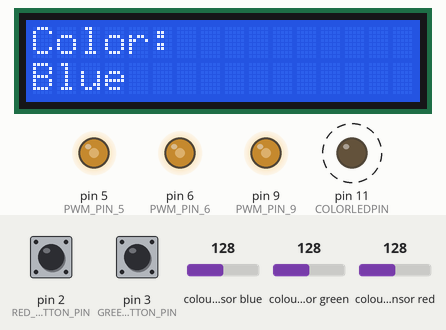
Bench run of a sketch on a simulated Arduino Uno, built with avr-gcc and run on an emulated ATmega328P. Parts: 16×2 character LCD, output pins drawn as LEDs (lit = HIGH). Dashed ring = blinking. Inputs (shaded band) come from the test bench; at power-on: colour sensor blue 128, pin 2 (RED_BUTTON_PIN) HIGH, pin 3 (GREEN_BUTTON_PIN) HIGH, colour sensor red 128, colour sensor green 128. What the sketch prints to the serial monitor is not drawn.

Above: at 4.8 s.
5.6 s: colour sensor blue set to 5
At 7.29 s:
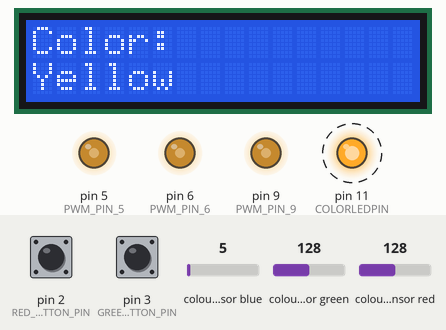
8.6 s: pin 2 (RED_BUTTON_PIN) pulled LOW for 0.2 s
At 9.17 s:
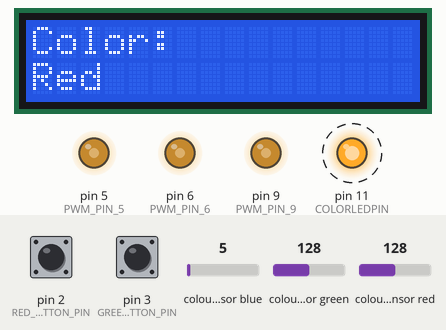
10.8 s: pin 3 (GREEN_BUTTON_PIN) pulled LOW for 0.2 s
At 11.04 s:
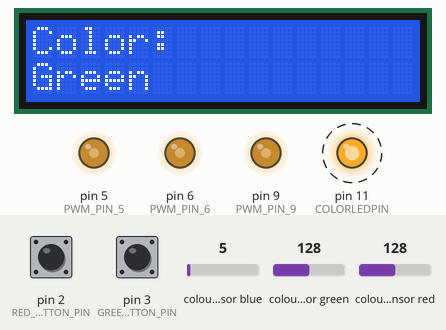
12.6 s: colour sensor red set to 250
At 13.86 s:
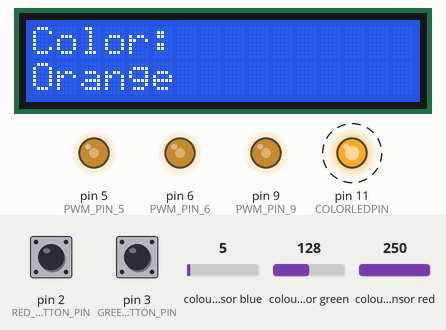
15.6 s: colour sensor green set to 250
At 17.3 s:
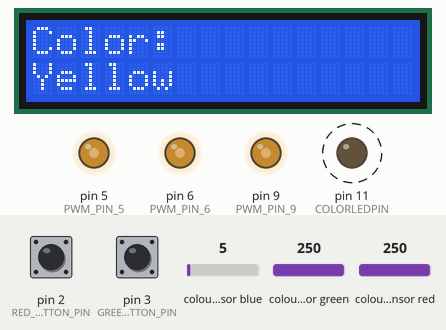
18.6 s: colour sensor blue set to 64
At 21.1 s:
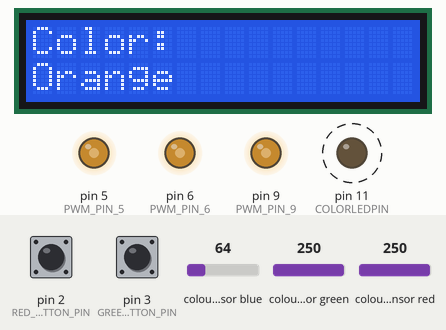
Timing chart, 0 to 22.6 s (numbered marks = the images above; inputs shaded):
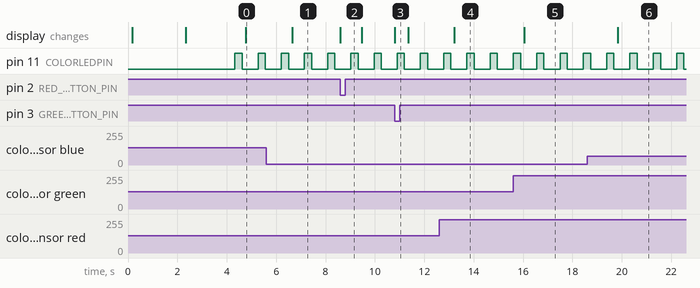

The sketch:

ColorSensor.ino
```cpp
#include <Arduino.h>
#include <Adafruit_TCS34725.h>
#include <LiquidCrystal.h>
#include <math.h>

// ============================================================================
// CONFIGURATION
// ============================================================================

// Uncomment to enable detailed debug output for color matching distances
#define COLOR_SENSOR_DEBUG

// Uncomment to enable tuning mode (prints all color readings, no LED control)
#define COLOR_SENSOR_TUNING

// Sensor integration time and gain settings
#define SENSOR_INTEGRATION_TIME TCS34725_INTEGRATIONTIME_614MS
#define SENSOR_GAIN TCS34725_GAIN_1X
#define COLORLEDPIN 11

// ============================================================================
// LCD 1602 DISPLAY CONFIGURATION
// ============================================================================

// LCD pin connections (parallel mode)
// Modify these pins to match your wiring
#define RS_PIN 13      // Register Select
#define EN_PIN 12      // Enable
#define D4_PIN 7      // Data line 4
#define D5_PIN 4       // Data line 5
#define D6_PIN 8       // Data line 6
#define D7_PIN 10       // Data line 7

// Initialize the LCD library with the pin numbers
LiquidCrystal lcd(RS_PIN, EN_PIN, D4_PIN, D5_PIN, D6_PIN, D7_PIN);

// ============================================================================
// BUTTON CONFIGURATION
// ============================================================================

#define RED_BUTTON_PIN 2      // Red button trigger pin
#define GREEN_BUTTON_PIN 3    // Green button trigger pin

// ============================================================================
// PWM CONFIGURATION
// ============================================================================

#define PWM_PIN_5 5           // PWM output pin 5
#define PWM_PIN_6 6           // PWM output pin 6
#define PWM_PIN_9 9           // PWM output pin 9
#define PWM_VALUE 127         // Half of max (255 / 2 = 127.5)

// ============================================================================
// COLOR SENSOR OBJECT
// ============================================================================

Adafruit_TCS34725 colorSensor(SENSOR_INTEGRATION_TIME, SENSOR_GAIN);

// ============================================================================
// COLOR DEFINITIONS
// ============================================================================

struct Color {
  uint8_t r;
  uint8_t g;
  uint8_t b;
};

struct ReferenceColor {
  const char* name;
  Color match;
};

// Reference colors for matching
// Calibrated colors from your testing
const ReferenceColor COLORS[] = {
    {
        .name = "Red",
        .match = {106, 60, 50},
    },
    {
        .name = "Green",
        .match = {60, 110, 60},
    },
    {
        .name = "Blue",
        .match = {100, 80, 60},
    },
    {
        .name = "Yellow",
        .match = {126, 80, 40},
    },
    {
        .name = "Orange",
        .match = {140, 70, 50},
    }
};

// ============================================================================
// INTERRUPT SERVICE ROUTINES
// ============================================================================

volatile unsigned long lastRedButtonTime = 0;
volatile unsigned long lastGreenButtonTime = 0;

/**
 * Interrupt handler for Red button (Pin 2)
 * Debounced to 50ms to prevent false triggers
 */
void redButtonISR() {
    unsigned long currentTime = millis();
    if (currentTime - lastRedButtonTime > 50) {
        lastRedButtonTime = currentTime;
        forceRedRead();
    }
}

/**
 * Interrupt handler for Green button (Pin 3)
 * Debounced to 50ms to prevent false triggers
 */
void greenButtonISR() {
    unsigned long currentTime = millis();
    if (currentTime - lastGreenButtonTime > 50) {
        lastGreenButtonTime = currentTime;
        forceGreenRead();
    }
}

/**
 * Force display of Red color
 */
void forceRedRead() {
    Serial.println("=== RED BUTTON PRESSED ===");
    displayOnLCD("Color:", "Red");
}

/**
 * Force display of Green color
 */
void forceGreenRead() {
    Serial.println("=== GREEN BUTTON PRESSED ===");
    displayOnLCD("Color:", "Green");
}

// ============================================================================
// HELPER FUNCTIONS
// ============================================================================

/**
 * Calculate Euclidean distance between two colors in RGB space
 * Used to determine which reference color is closest to the detected color
 */
float calculateEuclidianDistance(Color current, Color match) {
    float diffR = current.r - match.r;
    float diffG = current.g - match.g;
    float diffB = current.b - match.b;

    long sumOfSquares = (long)diffR * diffR + (long)diffG * diffG + (long)diffB * diffB;

    return sqrt(sumOfSquares);
}

/**
 * Print a color value to Serial in (R, G, B) format
 */
void debugColor(Color color) {
    Serial.print("(");
    Serial.print(color.r); Serial.print(", ");
    Serial.print(color.g); Serial.print(", ");
    Serial.print(color.b);
    Serial.println(")");
}

/**
 * Display text on LCD
 * Line 1 = top row, Line 2 = bottom row
 */
void displayOnLCD(const char* line1, const char* line2) {
    lcd.clear();
    lcd.setCursor(0, 0);
    lcd.print(line1);
    if (line2 != NULL) {
        lcd.setCursor(0, 1);
        lcd.print(line2);
    }
}

/**
 * Initialize PWM outputs on pins 5, 6, and 9 to half max value (127)
 */
void initializePWM() {
    pinMode(PWM_PIN_5, OUTPUT);
    pinMode(PWM_PIN_6, OUTPUT);
    pinMode(PWM_PIN_9, OUTPUT);

    analogWrite(PWM_PIN_5, PWM_VALUE);
    analogWrite(PWM_PIN_6, PWM_VALUE);
    analogWrite(PWM_PIN_9, PWM_VALUE);

    Serial.print("PWM initialized on pins 5, 6, 9 with value: ");
    Serial.println(PWM_VALUE);
}

/**
 * Read a single RGB color sample from the sensor
 * Returns a Color struct with 8-bit RGB values
 */
Color readColor() {
    float r, g, b;
    colorSensor.getRGB(&r, &g, &b);
    return {(uint8_t) round(r), (uint8_t) round(g), (uint8_t) round(b)};
}

/**
 * Read ambient light level (lux) from the sensor
 */
uint16_t readLux() {
    float r, g, b;
    colorSensor.getRGB(&r, &g, &b);
    return colorSensor.calculateLux(r, g, b);
}

// ============================================================================
// COLOR SENSOR MAIN FUNCTION
// ============================================================================

/**
 * Read color from sensor and display on LCD and Serial
 *
 * Process:
 * 1. Takes 5 sequential color readings with 10ms delays
 * 2. Averages the readings to reduce noise
 * 3. Compares against reference colors using Euclidean distance
 * 4. Displays the detected color on LCD
 * 5. Prints debug information to Serial
 */
void read() {
    digitalWrite(COLORLEDPIN, HIGH);

    // Take 5 samples with delays between each
    Color read1 = readColor();
    delay(10);
    Color read2 = readColor();
    delay(10);
    Color read3 = readColor();
    delay(10);
    Color read4 = readColor();
    delay(10);
    Color read5 = readColor();

    digitalWrite(COLORLEDPIN, LOW);

    // Average all 5 samples
    uint8_t red = (read1.r + read2.r + read3.r + read4.r + read5.r) / 5;
    uint8_t green = (read1.g + read2.g + read3.g + read4.g + read5.g) / 5;
    uint8_t blue = (read1.b + read2.b + read3.b + read4.b + read5.b) / 5;
    Color readFinal = {red, green, blue};

    Serial.print("Color sensor read: ");
    debugColor(readFinal);

    // Find closest matching color using Euclidean distance
    float lowestDistance = INFINITY;
    const char* closestColorName = "Unknown";

    for (ReferenceColor color : COLORS) {
        float distance = calculateEuclidianDistance(readFinal, color.match);
        if (distance < lowestDistance) {
            lowestDistance = distance;
            closestColorName = color.name;
        }

        #ifdef COLOR_SENSOR_DEBUG
        Serial.print("Distance from ");
        Serial.print(color.name);
        Serial.print(": ");
        Serial.println(distance);
        #endif
    }

    // Print detected color to Serial
    Serial.print("Detected Color: ");
    Serial.println(closestColorName);
    Serial.println("---");

    // Display detected color on LCD
    // Line 1: "Color:"
    // Line 2: The color name (e.g., "Red", "Green", etc.)
    char lcdLine1[16] = "Color:";
    char lcdLine2[16];

    // Copy color name to line 2, truncate to fit 16 characters
    strncpy(lcdLine2, closestColorName, 15);
    lcdLine2[15] = '\0';

    displayOnLCD(lcdLine1, lcdLine2);
}

// ============================================================================
// ARDUINO SETUP AND LOOP
// ============================================================================

void setup() {
    // Initialize Serial communication for debugging
    Serial.begin(9600);
    delay(100);

    // Initialize LCD display (16 columns, 2 rows)
    lcd.begin(16, 2);

    // Display startup message
    displayOnLCD("Color Sensor", "Initializing...");
    delay(2000);

    pinMode(COLORLEDPIN, OUTPUT);

    // Initialize button pins with pull-up resistors and attach interrupts
    pinMode(RED_BUTTON_PIN, INPUT_PULLUP);
    pinMode(GREEN_BUTTON_PIN, INPUT_PULLUP);
    attachInterrupt(digitalPinToInterrupt(RED_BUTTON_PIN), redButtonISR, FALLING);
    attachInterrupt(digitalPinToInterrupt(GREEN_BUTTON_PIN), greenButtonISR, FALLING);

    Serial.println("Starting Color Sensor Sketch...");
    Serial.println("LCD Display: 16x2 initialized");
    Serial.println("Buttons: Red (Pin 2), Green (Pin 3)");

    // Initialize the color sensor
    if (!colorSensor.begin()) {
        Serial.println("ERROR: Color sensor failed to initialize!");
        displayOnLCD("ERROR:", "Sensor Failed!");
        while (1) {
            delay(1000);
        }
    }

    Serial.println("Color sensor initialized successfully");
    Serial.println("Ready to detect colors!");

    // Initialize PWM outputs
    initializePWM();

    // Display ready message
    displayOnLCD("Ready to", "Detect Colors!");
    delay(2000);
}

void loop() {
    read();
    delay(500);
}
```

Measured:
- after the input at 5.6 s, the display: changes after 1.0 s (image 1)
- after the input at 8.6 s, the display: changes at once (image 2)
- after the input at 10.8 s, the display: changes at once (image 3)
- after the input at 12.6 s, the display: changes after 0.62 s (image 4)
- after the input at 15.6 s, the display: changes after 0.45 s (image 5)
- after the input at 18.6 s, the display: changes after 1.2 s (image 6)
- by itself, pin 11 (COLORLEDPIN): alternates HIGH for 0.29 s and LOW for 0.65 s
